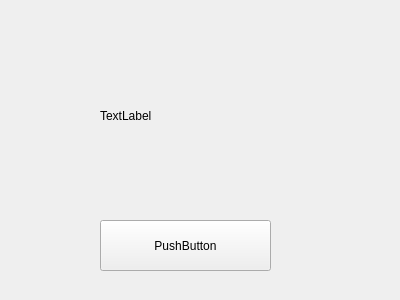
<?xml version="1.0" encoding="UTF-8"?>
<ui version="4.0">
 <class>Widget</class>
 <widget class="QWidget" name="Widget">
  <property name="geometry">
   <rect>
    <x>0</x>
    <y>0</y>
    <width>400</width>
    <height>300</height>
   </rect>
  </property>
  <property name="windowTitle">
   <string>Widget</string>
  </property>
  <widget class="QLabel" name="label">
   <property name="geometry">
    <rect>
     <x>100</x>
     <y>40</y>
     <width>201</width>
     <height>151</height>
    </rect>
   </property>
   <property name="text">
    <string>TextLabel</string>
   </property>
  </widget>
  <widget class="QPushButton" name="pushButton">
   <property name="geometry">
    <rect>
     <x>100</x>
     <y>220</y>
     <width>171</width>
     <height>51</height>
    </rect>
   </property>
   <property name="text">
    <string>PushButton</string>
   </property>
  </widget>
 </widget>
 <layoutdefault spacing="6" margin="11"/>
 <resources/>
 <connections/>
</ui>
